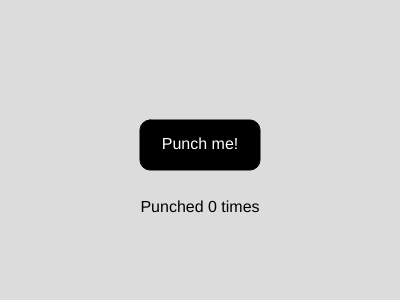
Frame 1 (no input)
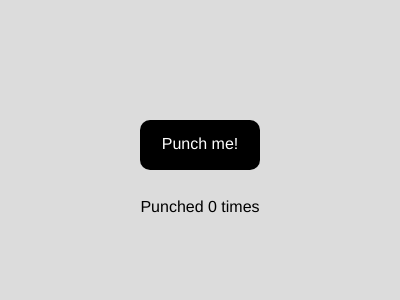
Frame 60 (no input)
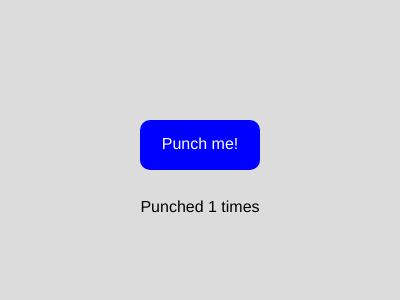
Frame 120 (the mouse pressed at the canvas centre since frame 60)

The p5.js sketch that drew these frames (run headless with seeded random() and noise() and a simulated clock; from frame 60 on, the mouse is pressed at the canvas centre):

// p5.js sketch
// ── sketch.js
class Button {
    constructor(x, y, width, height, label) {
        this.x = x;
        this.y = y;
        this.width = width;
        this.height = height;
        this.label = label;
    } 
    draw() {
        if (this.#mouseIsOver()) {
            fill(0, 0, 255);
        } else {
            fill(0)
        }
        rect(this.x, this.y, this.width, this.height, 10);
        fill(255);
        textAlign(CENTER, CENTER);
        textSize(16);
        text(this.label, this.x + this.width / 2, this.y + this.height / 2);
        }

        #mouseIsOver() {
            return (
                mouseX >= this.x &&
                mouseX <= this.x + this.width &&
                mouseY >= this.y &&
                mouseY <= this.y + this.height
            );
        }

        clicked() {
            return this.#mouseIsOver() && mouseIsPressed;
        }
    }

let button;
let counter = 0;

function setup() {
    createCanvas(400, 300);
    textFont('Arial');
    button = new Button(140, 120, 120, 50, 'Punch me!');
}

function draw() {
    background(220);
    button.draw();
    fill(0);
    noStroke(0);
    textAlign(CENTER, TOP);
    textSize(16);
    text(`Punched ${counter} times`, width / 2, 200);
}

function mousePressed() {
    if (button.clicked()) {
        counter++;
    }
}
